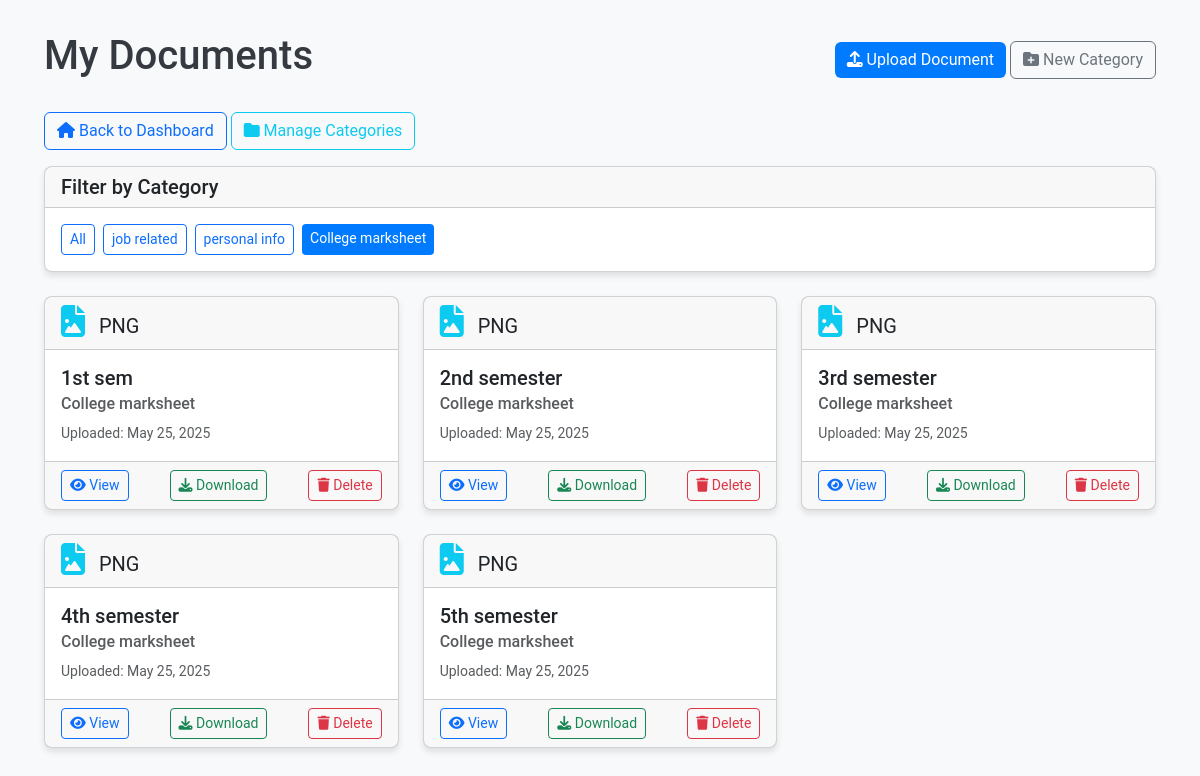
/documents/?category=3 (signed in), run on the app's committed database.
### documents/models.py (models this page shows, shortened)
class Category(models.Model):
    name = models.CharField(max_length=100)
    description = models.TextField(blank=True, null=True)
    class Meta:
        verbose_name_plural = "Categories"

class Document(models.Model):
    title = models.CharField(max_length=255)
    file = models.FileField(upload_to='documents/')
    description = models.TextField(blank=True, null=True)
    category = models.ForeignKey(Category, on_delete=models.CASCADE, related_name='documents')
    user = models.ForeignKey(settings.AUTH_USER_MODEL, on_delete=models.CASCADE, related_name='documents')
    uploaded_at = models.DateTimeField(auto_now_add=True)
    expiry_date = models.DateField(blank=True, null=True)
    file_type = models.CharField(max_length=50, blank=True)
    file_size = models.IntegerField(default=0)  # Size in KB

### documents/views.py (the view)
# urls.py: path('', views.document_list, name='document_list'),
@login_required
def document_list(request):
    documents = Document.objects.filter(user=request.user)
    categories = Category.objects.all()
    category_id = request.GET.get('category')
    if category_id:
        documents = documents.filter(category_id=category_id)
    context = {
        'documents': documents,
        'categories': categories
    }
    return render(request, 'documents/document_list.html', context)

### documents/templates/documents/document_list.html (shortened to what this page needs)
<!DOCTYPE html>
<html lang="en">
<head>
  <link href="https://cdn.jsdelivr.net/npm/bootstrap@5.3.0-alpha3/dist/css/bootstrap.min.css" rel="stylesheet">
  <link rel="stylesheet" href="https://cdnjs.cloudflare.com/ajax/libs/font-awesome/6.4.0/css/all.min.css">
</head>
<body>
  <div class="container">
    <div class="d-flex justify-content-between align-items-center mb-4">
      <h1>My Documents</h1>
      <div>
        <a href="{% url 'documents:upload_document' %}" class="btn btn-primary">
          <i class="fas fa-upload"></i> Upload Document
        </a>
        <a href="{% url 'documents:create_category' %}" class="btn btn-outline-secondary">
          <i class="fas fa-folder-plus"></i> New Category
        </a>
      </div>
    </div>
    <div class="mb-3">
      <a href="{% url 'dashboard' %}" class="btn btn-outline-primary">
        <i class="fas fa-home"></i> Back to Dashboard
      </a>
      <a href="{% url 'documents:category_list' %}" class="btn btn-outline-info">
        <i class="fas fa-folder"></i> Manage Categories
      </a>
    </div>
    <div class="card mb-4">
      <div class="card-header">
        <h5 class="card-title mb-0">Filter by Category</h5>
      </div>
      <div class="card-body">
        <div class="d-flex flex-wrap gap-2">
          <a href="{% url 'documents:document_list' %}" class="btn btn-sm {% if not request.GET.category %}btn-primary{% else %}btn-outline-primary{% endif %}">
            All
          </a>
          {% for category in categories %}
          <a href="{% url 'documents:document_list' %}?category={{ category.id }}"
             class="btn btn-sm {% if request.GET.category|add:'0' == category.id %}btn-primary{% else %}btn-outline-primary{% endif %}">
            {{ category.name }}
          </a>
          {% endfor %}
        </div>
      </div>
    </div>
    {% if documents %}
      <div class="row row-cols-1 row-cols-md-3 g-4">
        {% for document in documents %}
        <div class="col">
          <div class="card document-card">
            <div class="card-header">
              {% if document.file_type == 'PDF' %}
                <i class="fas fa-file-pdf text-danger document-icon"></i>
              {% elif document.file_type == 'DOC' or document.file_type == 'DOCX' %}
                <i class="fas fa-file-word text-primary document-icon"></i>
              {% elif document.file_type == 'XLS' or document.file_type == 'XLSX' %}
                <i class="fas fa-file-excel text-success document-icon"></i>
              {% elif document.file_type == 'JPG' or document.file_type == 'PNG' %}
                <i class="fas fa-file-image text-info document-icon"></i>
              {% else %}
                <i class="fas fa-file text-secondary document-icon"></i>
              {% endif %}
              <span class="fs-5">{{ document.file_type }}</span>
            </div>
            <div class="card-body">
              <h5 class="card-title">{{ document.title }}</h5>
              <h6 class="card-subtitle mb-2 text-muted">{{ document.category.name }}</h6>
              <p class="card-text">
                <small class="text-muted">Uploaded: {{ document.uploaded_at|date:"M d, Y" }}</small>
              </p>
            </div>
            <div class="card-footer d-flex justify-content-between document-actions">
              <a href="{% url 'documents:document_detail' document.id %}" class="btn btn-sm btn-outline-primary">
                <i class="fas fa-eye"></i> View
              </a>
              <a href="{{ document.file.url }}" class="btn btn-sm btn-outline-success" download>
                <i class="fas fa-download"></i> Download
              </a>
              <a href="{% url 'documents:delete_document' document.id %}" class="btn btn-sm btn-outline-danger">
                <i class="fas fa-trash"></i> Delete
              </a>
            </div>
          </div>
        </div>
        {% endfor %}
      </div>
    {% else %}
      <div class="alert alert-info">
        <i class="fas fa-info-circle"></i> You haven't uploaded any documents yet.
      </div>
    {% endif %}
  </div>
</body>
</html>

### documents/templates/documents/document_list.html (style rules this page uses)
body { font-family: 'Roboto', sans-serif; background-color: #f8f9fa; padding: 2rem; }
h1, h2 { color: #343a40; }
.btn-primary { background-color: #007bff; border: none; }
.card { border-radius: 8px; box-shadow: 0 4px 6px rgba(0, 0, 0, 0.1); transition: transform 0.3s; }
.card-header { border-radius: 8px 8px 0 0; }
.document-card { height: 100%; }
.document-icon { font-size: 2rem; margin-right: 10px; }

### data on the page
Category: name "job related"
Category: name "personal info"
Category: name "College marksheet"
Document: file_type "PNG", title "1st sem", category.name "College marksheet", uploaded_at "May 25, 2025"
Document: file_type "PNG", title "2nd semester", category.name "College marksheet", uploaded_at "May 25, 2025"
Document: file_type "PNG", title "3rd semester", category.name "College marksheet", uploaded_at "May 25, 2025"
Document: file_type "PNG", title "4th semester", category.name "College marksheet", uploaded_at "May 25, 2025"
Document: file_type "PNG", title "5th semester", category.name "College marksheet", uploaded_at "May 25, 2025"
